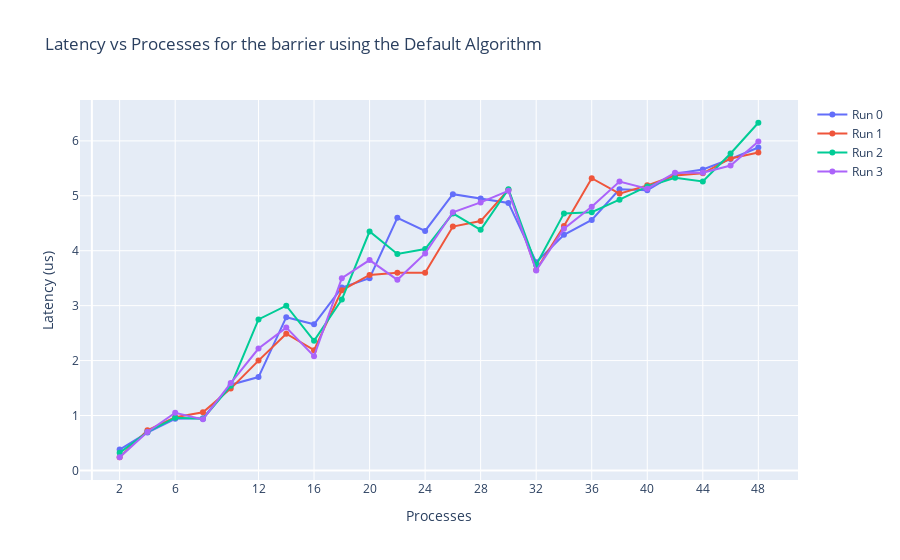

Notebook code for this chart:
### Code cell
# Set path to the data
barrier_path = path + '/barrier/results_barrier/'  # Replace with your actual path

# Get the list of files in the directory
files = os.listdir(barrier_path)

# Create a list to store the dataframes
dfs = []
default_df = []
tree_df = []
linear_df = []

# Read the data from the files; for each file, check if 
# the name contains binary, default or chain and set the
# corresponding value in the dataframe

for file in files:
    if 'tree' in file:
        df = pd.read_csv(os.path.join(barrier_path, file))
        df['algorithm'] = 'Tree'
        dfs.append(df)
    elif 'default' in file:
        df = pd.read_csv(os.path.join(barrier_path, file))
        df['algorithm'] = 'Default'
        dfs.append(df)
    elif 'linear' in file:
        df = pd.read_csv(os.path.join(barrier_path, file))
        df['algorithm'] = 'Linear'
        dfs.append(df)

# Filter out dataframes where the 'Algorithm' column contains '${algorithm}' or is null
valid_dfs = []
for df in dfs:
    if 'Algorithm' in df.columns:
        df['Algorithm'] = df['Algorithm'].astype(str)
        if not df['Algorithm'].str.contains(r'\$\{algorithm\}').any():
            valid_dfs.append(df)

# Split the data into separate dataframes for each algorithm
default_df = [df for df in valid_dfs if df['Algorithm'].iloc[0] == 'default']
tree_df = [df for df in valid_dfs if df['Algorithm'].iloc[0] == 'tree']
linear_df = [df for df in valid_dfs if df['Algorithm'].iloc[0] == 'linear']

# Select an allocation strategy
default_df = [df[df['Allocation']=='core'] for df in default_df]
tree_df = [df[df['Allocation']=='core'] for df in tree_df]
linear_df = [df[df['Allocation']=='core'] for df in linear_df]

allocations = default_df[0]['Allocation'].unique()


# Initialize the figure
fig = go.Figure()

# Start plotting the data
for selected in range(len(default_df)):
	# The two runs
	used_df = default_df[selected]
	# Only plot for 512KB and 1MB, a.k.a. one fitting entirely in L1 and one not fitting
	# Plot the data
	fig.add_trace(go.Scatter(x=used_df['Processes'], 
							y=used_df['Latency'],
							mode='lines+markers',
							name="Run "+str(selected)))
# Update the layout by naming the appropirate tings and highlighting some places of interest in the x-axis
fig.update_layout(title='Latency vs Processes for the barrier using the Default Algorithm', 
					xaxis_title='Processes', 
					yaxis_title='Latency (us)', 
					xaxis=dict(tickvals=tickvals)
				)

fig.show()

### Figure 1 — Plotly figure (JSON) as saved in the notebook; plotly's stock layout.template omitted (floating-point values rounded to 4 significant figures)
{"data": [{"mode": "lines+markers", "name": "Run 0", "type": "scatter", "x": [2, 4, 6, 8, 10, 12, 14, 16, 18, 20, 22, 24, 26, 28, 30, 32, 34, 36, 38, 40, 42, 44, 46, 48], "y": [0.38, 0.69, 0.94, 0.95, 1.56, 1.7, 2.79, 2.66, 3.33, 3.5, 4.6, 4.36, 5.03, 4.95, 4.87, 3.79, 4.29, 4.56, 5.12, 5.1, 5.4, 5.48, 5.67, 5.88]}, {"mode": "lines+markers", "name": "Run 1", "type": "scatter", "x": [2, 4, 6, 8, 10, 12, 14, 16, 18, 20, 22, 24, 26, 28, 30, 32, 34, 36, 38, 40, 42, 44, 46, 48], "y": [0.24, 0.73, 0.97, 1.06, 1.49, 2, 2.49, 2.19, 3.28, 3.56, 3.6, 3.6, 4.44, 4.54, 5.11, 3.65, 4.45, 5.32, 5.04, 5.19, 5.37, 5.41, 5.68, 5.79]}, {"mode": "lines+markers", "name": "Run 2", "type": "scatter", "x": [2, 4, 6, 8, 10, 12, 14, 16, 18, 20, 22, 24, 26, 28, 30, 32, 34, 36, 38, 40, 42, 44, 46, 48], "y": [0.32, 0.7, 0.96, 0.94, 1.54, 2.75, 3, 2.36, 3.11, 4.35, 3.94, 4.03, 4.68, 4.38, 5.12, 3.74, 4.68, 4.7, 4.93, 5.17, 5.33, 5.26, 5.77, 6.33]}, {"mode": "lines+markers", "name": "Run 3", "type": "scatter", "x": [2, 4, 6, 8, 10, 12, 14, 16, 18, 20, 22, 24, 26, 28, 30, 32, 34, 36, 38, 40, 42, 44, 46, 48], "y": [0.24, 0.7, 1.05, 0.93, 1.59, 2.22, 2.6, 2.08, 3.5, 3.83, 3.47, 3.95, 4.7, 4.88, 5.09, 3.64, 4.4, 4.8, 5.26, 5.13, 5.42, 5.42, 5.55, 5.99]}], "layout": {"title": {"text": "Latency vs Processes for the barrier using the Default Algorithm"}, "xaxis": {"tickvals": [2, 6, 12, 16, 20, 24, 28, 32, 36, 40, 44, 48], "title": {"text": "Processes"}}, "yaxis": {"title": {"text": "Latency (us)"}}}}
